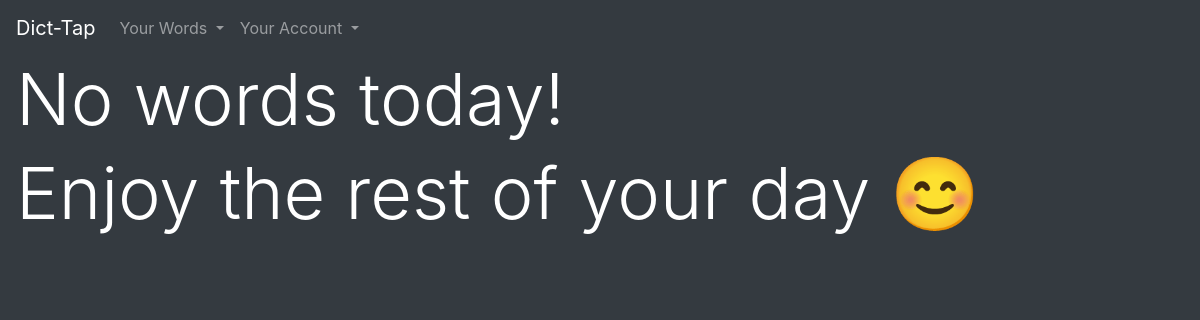
/practice (signed in), run on an earlier commit of the app's database.
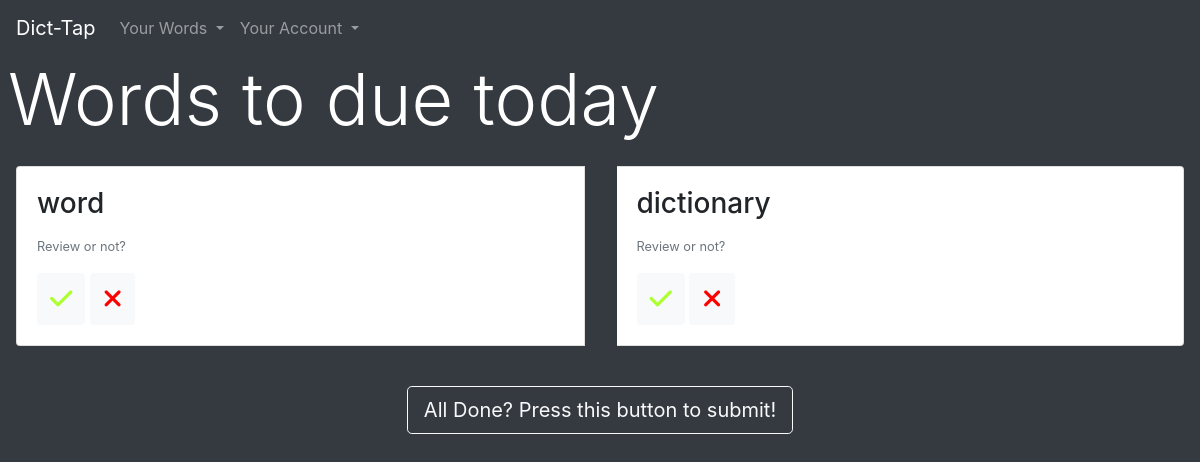
And on a later commit of the database.
### flaskapp/models.py (models this page shows, shortened)
class Word(db.Model):
    id = db.Column(db.Integer, primary_key=True)
    word = db.Column(db.String(45), unique=True, nullable=False)
    time = db.Column(db.DateTime, nullable=False, default=datetime.utcnow)
    due_date = db.Column(db.DateTime, nullable=False)
    user_id = db.Column(db.Integer, db.ForeignKey('user.id'), nullable=False)
    level = db.Column(db.Integer, nullable=False)

### flaskapp/routes.py (the view)
@app.route("/practice")
@login_required
def practice():
    if request.method == 'POST':
        output_word = request.form['search_word']
        return redirect(url_for('search', word=output_word))
    else:
        user_words = User.query.get(current_user.id).words
        due_today = []
        for word in user_words:
            if (word.due_date.date() <= datetime.today().date()):
                due_today.append(word)
        return render_template('practice.html', name='practice', background_color="rgb(52,58,64)", words_due_today=due_today, js_file="practice.js")

### flaskapp/models.py (called while the page is built)
@login_manager.user_loader
def load_user(user_id):
    return User.query.get(int(user_id))

### flaskapp/templates/practice.html
{% extends "layout3.html" %}
{% block a %}
    {% if words_due_today != [] %}
        <h1 class="display-3 ml-2" style="color: white">Words to due today</h1>
        <div class="card-group">
            {% set index = 0 %}
            {% for word in words_due_today %}
                <div class="card m-3" id="{{ loop.index }}">
                    <div class="card-body">
                        <h3 class="card-title" id="{{ 'w'+loop.index|string }}">{{ word.word }}</h3>
                        <p class="card-text"><small class="text-muted">Review or not?</small></p>
                        <button type="button" class="btn btn-light" id="{{ 'b' + loop.index|string }}">
                        <span style="color:greenyellow; font-size: 160%">
                        <i class="fas fa-check"></i>
                        </span>
                        </button>
                        <button type="button" class="btn btn-light" id="{{ 'c' + loop.index|string }}">
                            <span style="color: red; font-size: 160%;">
                                <i class="fas fa-times"></i>
                            </span>
                        </button>
                    </div>
                </div>
            {% set index = index + 1 %}
            {% endfor %}
        </div>
            <div class="text-center" >
                <button type="button" id="submit" class="btn btn-dark btn-outline-light btn-lg mt-4">
                All Done? Press this button to submit!
                </button>
            </div>
    {% else %}
            <div class="ml-3 " style="color: white">
                    <h1 class="display-3 ">No words today! </h1>
                    <h1 class="display-3 ">Enjoy the rest of your day 😊</h1>
            </div>
{% endif %}
{% endblock a %}

### flaskapp/templates/layout3.html (shortened to what this page needs)
<!DOCTYPE html>
<html>
    <head>
        <link rel="stylesheet" href="https://stackpath.bootstrapcdn.com/bootstrap/4.3.1/css/bootstrap.min.css">
    </head>
    {% if background_url %}
    <body style="background: url( {{ background_url }} );
     -webkit-background-size: cover;
    -moz-background-size: cover;
    background-size: cover;
    -o-background-size: cover;">
    {% elif background_color %}
    <body style="background-color: {{ background_color }}">
    {% else %}
    <body style="background-color: white">
    {% endif %}
        <nav class="navbar navbar-expand-lg navbar-dark bg-dark">
            <a class="navbar-brand" href="{{ url_for('home') }}">Dict-Tap</a>
            <div class="collapse navbar-collapse" id="navbarSupportedContent">
              <ul class="navbar-nav mr-auto">
                {% if current_user.is_authenticated %}
                <li class="nav-item dropdown">
                  <a class="nav-link dropdown-toggle" href="#" id="navbarDropdown" role="button" data-toggle="dropdown" aria-haspopup="true" aria-expanded="false">
                    Your Words
                  </a>
                </li>
                {% endif %}
                <li class="nav-item dropdown">
                  <a class="nav-link dropdown-toggle" href="#" id="navbarDropdown" role="button" data-toggle="dropdown" aria-haspopup="true" aria-expanded="false">
                    Your Account
                  </a>
                </li>
              </ul>
            </div>
          </nav>
          {% block a %}
          {% endblock a %}
    </body>
</html>

What changed in the data, as far as the page shows it:
added Word: word "word"
added Word: word "dictionary"
Also different on the page:
text no longer shown: "No words today! Enjoy the rest of your day 😊"
text now shown: "Words to due today All Done? Press this button to submit!"
